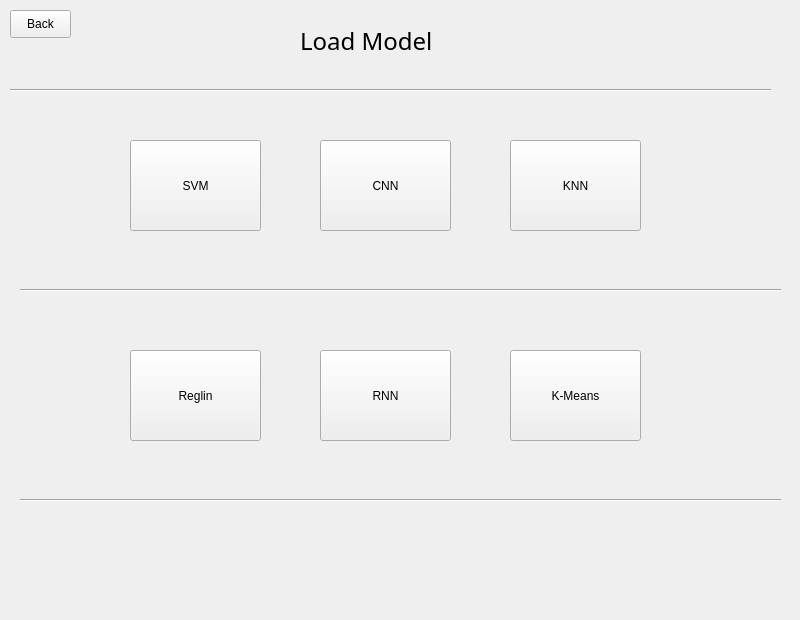
<?xml version="1.0" encoding="UTF-8"?>
<ui version="4.0">
 <class>MainWindow</class>
 <widget class="QMainWindow" name="MainWindow">
  <property name="geometry">
   <rect>
    <x>0</x>
    <y>0</y>
    <width>800</width>
    <height>620</height>
   </rect>
  </property>
  <property name="minimumSize">
   <size>
    <width>800</width>
    <height>620</height>
   </size>
  </property>
  <property name="maximumSize">
   <size>
    <width>800</width>
    <height>620</height>
   </size>
  </property>
  <property name="windowTitle">
   <string>MainWindow</string>
  </property>
  <widget class="QWidget" name="centralwidget">
   <widget class="QLabel" name="label">
    <property name="geometry">
     <rect>
      <x>300</x>
      <y>20</y>
      <width>191</width>
      <height>41</height>
     </rect>
    </property>
    <property name="font">
     <font>
      <family>Book Antiqua</family>
      <pointsize>18</pointsize>
     </font>
    </property>
    <property name="text">
     <string>Load Model</string>
    </property>
   </widget>
   <widget class="QPushButton" name="cnn_model">
    <property name="geometry">
     <rect>
      <x>320</x>
      <y>140</y>
      <width>131</width>
      <height>91</height>
     </rect>
    </property>
    <property name="text">
     <string>CNN</string>
    </property>
   </widget>
   <widget class="Line" name="line">
    <property name="geometry">
     <rect>
      <x>20</x>
      <y>280</y>
      <width>761</width>
      <height>21</height>
     </rect>
    </property>
    <property name="orientation">
     <enum>Qt::Horizontal</enum>
    </property>
   </widget>
   <widget class="Line" name="line_2">
    <property name="geometry">
     <rect>
      <x>20</x>
      <y>490</y>
      <width>761</width>
      <height>21</height>
     </rect>
    </property>
    <property name="orientation">
     <enum>Qt::Horizontal</enum>
    </property>
   </widget>
   <widget class="Line" name="line_3">
    <property name="geometry">
     <rect>
      <x>10</x>
      <y>80</y>
      <width>761</width>
      <height>21</height>
     </rect>
    </property>
    <property name="orientation">
     <enum>Qt::Horizontal</enum>
    </property>
   </widget>
   <widget class="QPushButton" name="back">
    <property name="geometry">
     <rect>
      <x>10</x>
      <y>10</y>
      <width>61</width>
      <height>28</height>
     </rect>
    </property>
    <property name="text">
     <string>Back</string>
    </property>
   </widget>
   <widget class="QPushButton" name="svm_model">
    <property name="geometry">
     <rect>
      <x>130</x>
      <y>140</y>
      <width>131</width>
      <height>91</height>
     </rect>
    </property>
    <property name="text">
     <string>SVM</string>
    </property>
   </widget>
   <widget class="QPushButton" name="knn_model">
    <property name="geometry">
     <rect>
      <x>510</x>
      <y>140</y>
      <width>131</width>
      <height>91</height>
     </rect>
    </property>
    <property name="text">
     <string>KNN</string>
    </property>
   </widget>
   <widget class="QPushButton" name="reglin_model">
    <property name="geometry">
     <rect>
      <x>130</x>
      <y>350</y>
      <width>131</width>
      <height>91</height>
     </rect>
    </property>
    <property name="text">
     <string>Reglin</string>
    </property>
   </widget>
   <widget class="QPushButton" name="rnn_model">
    <property name="geometry">
     <rect>
      <x>320</x>
      <y>350</y>
      <width>131</width>
      <height>91</height>
     </rect>
    </property>
    <property name="text">
     <string>RNN</string>
    </property>
   </widget>
   <widget class="QPushButton" name="kmeans_model">
    <property name="geometry">
     <rect>
      <x>510</x>
      <y>350</y>
      <width>131</width>
      <height>91</height>
     </rect>
    </property>
    <property name="text">
     <string>K-Means</string>
    </property>
   </widget>
  </widget>
 </widget>
 <resources/>
 <connections/>
</ui>
